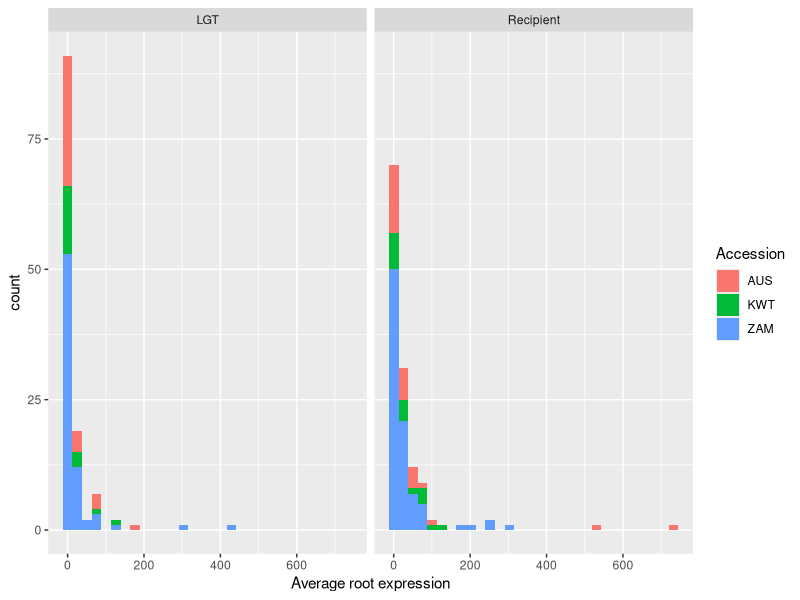
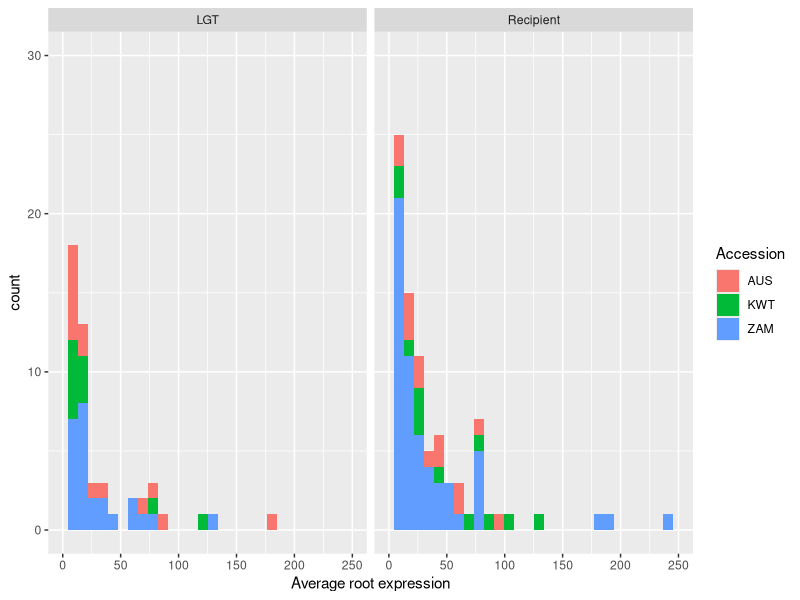
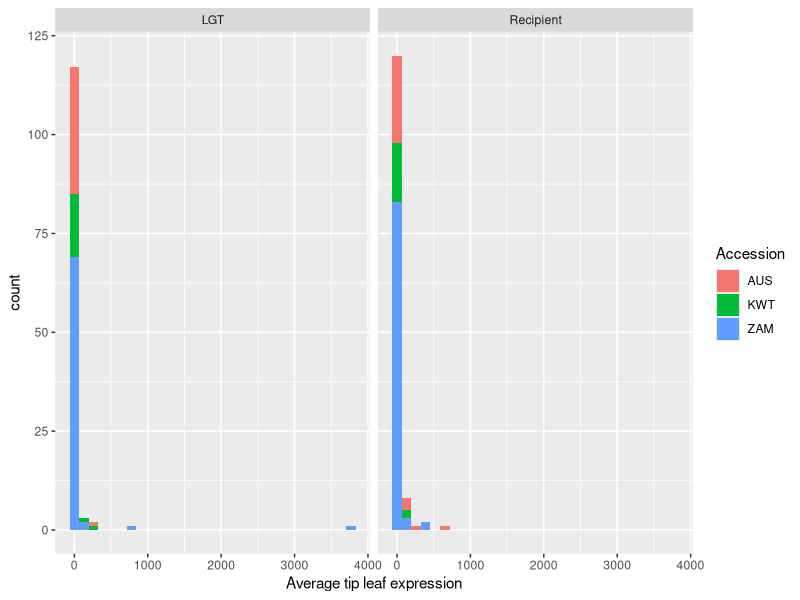
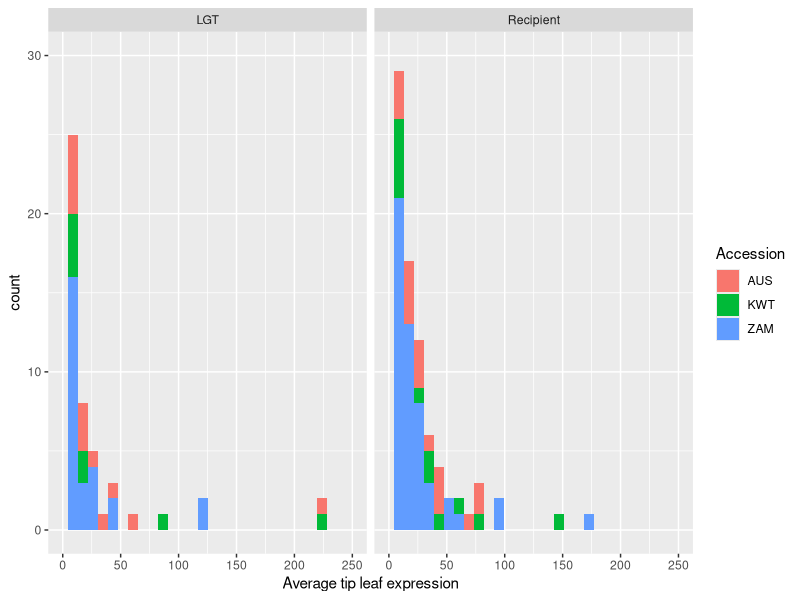
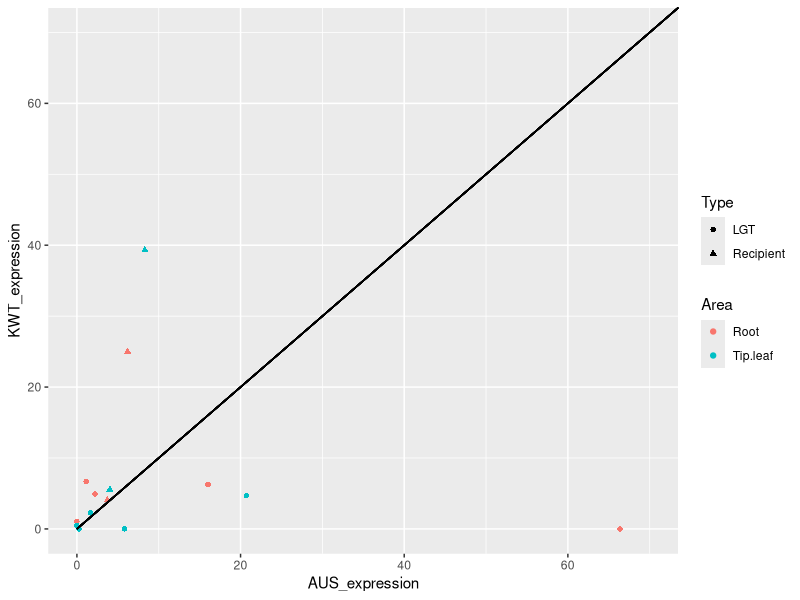
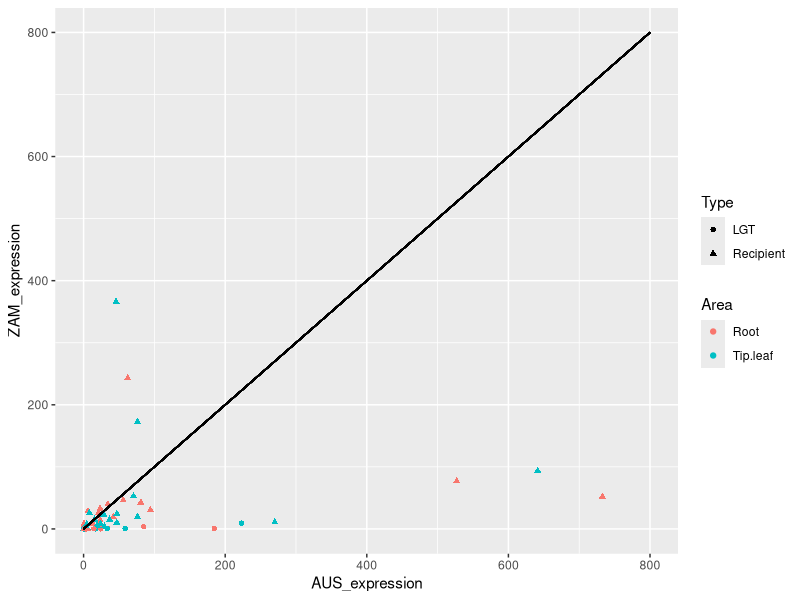
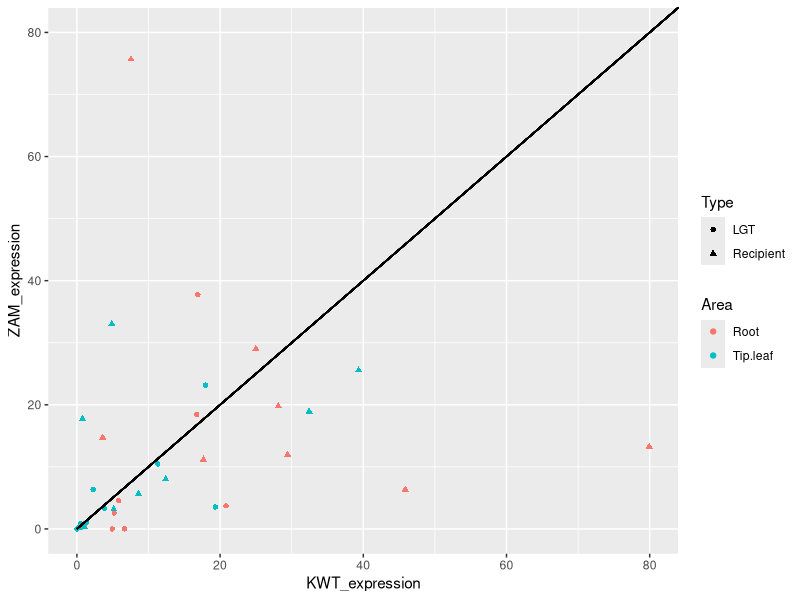
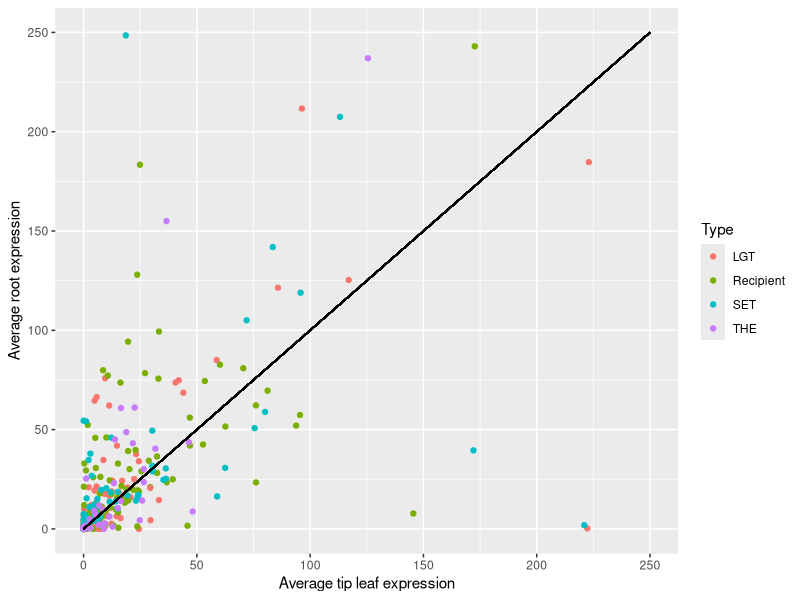

The R script that drew these images, in order: (Note: this script raises an error after producing the figures.)
#loadpackages
library(tidyverse)

#read in files
setwd("~/Desktop/Coding/R/Masters_Project/expression_data")

#Data preparation for comparing accession data together.  ----

orthogroup <- c(1:179) #Orthogroups already arranged in order, this lets me group each orthogroup. 

#AUS ---- 

#LGT
AUS_LGT <- read.csv("AUS_LGT.csv") 
AUS_LGT <- data.frame(AUS_LGT, orthogroup)
AUS_LGT$orthogroup <- as.character(AUS_LGT$orthogroup)
AUS_LGT$average.root <- as.numeric(AUS_LGT$average.root)
AUS_LGT$average.tip.leaf <- as.numeric(AUS_LGT$average.tip.leaf)
AUS_LGT$sd.root <- as.numeric(AUS_LGT$sd.root)
AUS_LGT$sd.tip.leaf <- as.numeric(AUS_LGT$sd.tip.leaf) 
AUS_LGT$se.root <- as.numeric(AUS_LGT$se.root)
AUS_LGT$se.tip.leaf <- as.numeric(AUS_LGT$se.tip.leaf)
AUS_LGT$average.overall <- as.numeric(AUS_LGT$average.overall)
AUS_LGT$type <- "LGT"
AUS_LGT$accession <- "AUS"

#Native 
AUS_native <- read.csv("AUS_native.csv")
AUS_native <- data.frame(AUS_native, orthogroup)
AUS_native$orthogroup <- as.character(AUS_native$orthogroup)
AUS_native$average.root <- as.numeric(AUS_native$average.root)
AUS_native$average.tip.leaf <- as.numeric(AUS_native$average.tip.leaf)
AUS_native$average.overall <- as.numeric(AUS_native$average.overall)
AUS_native$type <- "Recipient"
AUS_native$donor <- AUS_LGT$donor
AUS_native$sd.root <- as.numeric(AUS_native$sd.root)
AUS_native$sd.tip.leaf <- as.numeric(AUS_native$sd.tip.leaf) 
AUS_native$se.root <- as.numeric(AUS_native$se.root)
AUS_native$se.tip.leaf <- as.numeric(AUS_native$se.tip.leaf)
AUS_native$expression.AUS_root_A.txt <- as.numeric(AUS_native$expression.AUS_root_A.txt)
AUS_native$expression.AUS_root_B.txt <- as.numeric(AUS_native$expression.AUS_root_B.txt)
AUS_native$expression.AUS_root_C.txt <- as.numeric(AUS_native$expression.AUS_root_C.txt)
AUS_native$expression.AUS_tip_leaf_A.txt <- as.numeric(AUS_native$expression.AUS_tip_leaf_A.txt)
AUS_native$expression.AUS_tip_leaf_B.txt <- as.numeric(AUS_native$expression.AUS_tip_leaf_B.txt)
AUS_native$expression.AUS_tip_leaf_C.txt <- as.numeric(AUS_native$expression.AUS_tip_leaf_C.txt)
AUS_native$accession <- "AUS" 

AUS_SET_native <- read.csv("AUS_SET_native.csv")
AUS_SET_native <- data.frame(AUS_SET_native, orthogroup)
AUS_SET_native$orthogroup <- as.character(AUS_SET_native$orthogroup)
AUS_SET_native$average.root <- as.numeric(AUS_SET_native$average.root)
AUS_SET_native$average.tip.leaf <- as.numeric(AUS_SET_native$average.tip.leaf)
AUS_SET_native$average.overall <- as.numeric(AUS_SET_native$average.overall)
AUS_SET_native$type <- "Donor"
AUS_SET_native$donor <- AUS_LGT$donor
AUS_SET_native$sd.root <- as.numeric(AUS_SET_native$sd.root)
AUS_SET_native$sd.tip.leaf <- as.numeric(AUS_SET_native$sd.tip.leaf) 
AUS_SET_native$se.root <- as.numeric(AUS_SET_native$se.root)
AUS_SET_native$se.tip.leaf <- as.numeric(AUS_SET_native$se.tip.leaf)
glimpse(AUS_SET_native)

AUS_THE_native <- read.csv("AUS_THE_native.csv")
AUS_THE_native <- data.frame(AUS_THE_native, orthogroup)
AUS_THE_native$orthogroup <- as.character(AUS_THE_native$orthogroup)
AUS_THE_native$average.root <- as.numeric(AUS_THE_native$average.root)
AUS_THE_native$average.tip.leaf <- as.numeric(AUS_THE_native$average.tip.leaf)
AUS_THE_native$average.overall <- as.numeric(AUS_THE_native$average.overall)
AUS_THE_native$type <- "Donor"
AUS_THE_native$donor <- AUS_LGT$donor
AUS_THE_native$sd.root <- as.numeric(AUS_THE_native$sd.root)
AUS_THE_native$sd.tip.leaf <- as.numeric(AUS_THE_native$sd.tip.leaf) 
AUS_THE_native$se.root <- as.numeric(AUS_THE_native$se.root)
AUS_THE_native$se.tip.leaf <- as.numeric(AUS_THE_native$se.tip.leaf)

#ZAM ----

#LGT
ZAM_LGT <- read.csv("ZAM_LGT.csv") 
ZAM_LGT <- data.frame(ZAM_LGT, orthogroup)
ZAM_LGT$orthogroup <- as.character(ZAM_LGT$orthogroup)
ZAM_LGT$average.root <- as.numeric(ZAM_LGT$average.root)
ZAM_LGT$average.tip.leaf <- as.numeric(ZAM_LGT$average.tip.leaf)
ZAM_LGT$sd.root <- as.numeric(ZAM_LGT$sd.root)
ZAM_LGT$sd.tip.leaf <- as.numeric(ZAM_LGT$sd.tip.leaf) 
ZAM_LGT$se.root <- as.numeric(ZAM_LGT$se.root)
ZAM_LGT$se.tip.leaf <- as.numeric(ZAM_LGT$se.tip.leaf)
ZAM_LGT$average.overall <- as.numeric(ZAM_LGT$average.overall)
ZAM_LGT$type <- "LGT"
ZAM_LGT$accession <- "ZAM"

#Native
ZAM_native <- read.csv("ZAM_native.csv")
ZAM_native <- data.frame(ZAM_native, orthogroup)
ZAM_native$orthogroup <- as.character(ZAM_native$orthogroup)
ZAM_native$average.root <- as.numeric(ZAM_native$average.root)
ZAM_native$average.tip.leaf <- as.numeric(ZAM_native$average.tip.leaf)
ZAM_native$average.overall <- as.numeric(ZAM_native$average.overall)
ZAM_native$type <- "Recipient"
ZAM_native$donor <- ZAM_LGT$donor
ZAM_native$sd.root <- as.numeric(ZAM_native$sd.root)
ZAM_native$sd.tip.leaf <- as.numeric(ZAM_native$sd.tip.leaf) 
ZAM_native$se.root <- as.numeric(ZAM_native$se.root)
ZAM_native$se.tip.leaf <- as.numeric(ZAM_native$se.tip.leaf)
ZAM_native$expression.ZAM_root_1.txt <- as.numeric(ZAM_native$expression.ZAM_root_1.txt)
ZAM_native$expression.ZAM_root_2.txt <- as.numeric(ZAM_native$expression.ZAM_root_2.txt)
ZAM_native$expression.ZAM_root_3.txt <- as.numeric(ZAM_native$expression.ZAM_root_3.txt)
ZAM_native$expression.ZAM_tip_leaf_1.txt <- as.numeric(ZAM_native$expression.ZAM_tip_leaf_1.txt)
ZAM_native$expression.ZAM_tip_leaf_2.txt <- as.numeric(ZAM_native$expression.ZAM_tip_leaf_2.txt)
ZAM_native$expression.ZAM_tip_leaf_3.txt <- as.numeric(ZAM_native$expression.ZAM_tip_leaf_3.txt)
ZAM_native$accession <- "ZAM"


ZAM_SET_native <- read.csv("ZAM_SET_native.csv")
ZAM_SET_native <- data.frame(ZAM_SET_native, orthogroup)
ZAM_SET_native$orthogroup <- as.character(ZAM_SET_native$orthogroup)
ZAM_SET_native$average.root <- as.numeric(ZAM_SET_native$average.root)
ZAM_SET_native$average.tip.leaf <- as.numeric(ZAM_SET_native$average.tip.leaf)
ZAM_SET_native$average.overall <- as.numeric(ZAM_SET_native$average.overall)
ZAM_SET_native$type <- "Donor"
ZAM_SET_native$donor <- ZAM_LGT$donor
ZAM_SET_native$sd.root <- as.numeric(ZAM_SET_native$sd.root)
ZAM_SET_native$sd.tip.leaf <- as.numeric(ZAM_SET_native$sd.tip.leaf) 
ZAM_SET_native$se.root <- as.numeric(ZAM_SET_native$se.root)
ZAM_SET_native$se.tip.leaf <- as.numeric(ZAM_SET_native$se.tip.leaf)
glimpse(ZAM_SET_native)

ZAM_THE_native <- read.csv("ZAM_THE_native.csv")
ZAM_THE_native <- data.frame(ZAM_THE_native, orthogroup)
ZAM_THE_native$orthogroup <- as.character(ZAM_THE_native$orthogroup)
ZAM_THE_native$average.root <- as.numeric(ZAM_THE_native$average.root)
ZAM_THE_native$average.tip.leaf <- as.numeric(ZAM_THE_native$average.tip.leaf)
ZAM_THE_native$average.overall <- as.numeric(ZAM_THE_native$average.overall)
ZAM_THE_native$type <- "Donor"
ZAM_THE_native$donor <- ZAM_LGT$donor
ZAM_THE_native$sd.root <- as.numeric(ZAM_THE_native$sd.root)
ZAM_THE_native$sd.tip.leaf <- as.numeric(ZAM_THE_native$sd.tip.leaf) 
ZAM_THE_native$se.root <- as.numeric(ZAM_THE_native$se.root)
ZAM_THE_native$se.tip.leaf <- as.numeric(ZAM_THE_native$se.tip.leaf)


#KWT ----

#LGT
KWT_LGT <- read.csv("KWT_LGT.csv") 
KWT_LGT <- data.frame(KWT_LGT, orthogroup)
KWT_LGT$orthogroup <- as.character(KWT_LGT$orthogroup)
KWT_LGT$average.root <- as.numeric(KWT_LGT$average.root)
KWT_LGT$average.tip.leaf <- as.numeric(KWT_LGT$average.tip.leaf)
KWT_LGT$sd.root <- as.numeric(KWT_LGT$sd.root)
KWT_LGT$sd.tip.leaf <- as.numeric(KWT_LGT$sd.tip.leaf) 
KWT_LGT$se.root <- as.numeric(KWT_LGT$se.root)
KWT_LGT$se.tip.leaf <- as.numeric(KWT_LGT$se.tip.leaf)
KWT_LGT$average.overall <- as.numeric(KWT_LGT$average.overall)
KWT_LGT$type <- "LGT"
KWT_LGT$accession <- "KWT"

#Native 
KWT_native <- read.csv("KWT_native.csv")
KWT_native <- data.frame(KWT_native, orthogroup)
KWT_native$orthogroup <- as.character(KWT_native$orthogroup)
KWT_native$average.root <- as.numeric(KWT_native$average.root)
KWT_native$average.tip.leaf <- as.numeric(KWT_native$average.tip.leaf)
KWT_native$average.overall <- as.numeric(KWT_native$average.overall)
KWT_native$type <- "Recipient"
KWT_native$donor <- KWT_LGT$donor
KWT_native$sd.root <- as.numeric(KWT_native$sd.root)
KWT_native$sd.tip.leaf <- as.numeric(KWT_native$sd.tip.leaf) 
KWT_native$se.root <- as.numeric(KWT_native$se.root)
KWT_native$se.tip.leaf <- as.numeric(KWT_native$se.tip.leaf)
KWT_native$expression.KWT_root_A.txt <- as.numeric(KWT_native$expression.KWT_root_A.txt)
KWT_native$expression.KWT_root_B.txt <- as.numeric(KWT_native$expression.KWT_root_B.txt)
KWT_native$expression.KWT_root_C.txt <- as.numeric(KWT_native$expression.KWT_root_C.txt)
KWT_native$expression.KWT_tip_leaf_A.txt <- as.numeric(KWT_native$expression.KWT_tip_leaf_A.txt)
KWT_native$expression.KWT_tip_leaf_B.txt <- as.numeric(KWT_native$expression.KWT_tip_leaf_B.txt)
KWT_native$expression.KWT_tip_leaf_C.txt <- as.numeric(KWT_native$expression.KWT_tip_leaf_C.txt)
KWT_native$accession <- "KWT"

KWT_SET_native <- read.csv("KWT_SET_native.csv")
KWT_SET_native <- data.frame(KWT_SET_native, orthogroup)
KWT_SET_native$orthogroup <- as.character(KWT_SET_native$orthogroup)
KWT_SET_native$average.root <- as.numeric(KWT_SET_native$average.root)
KWT_SET_native$average.tip.leaf <- as.numeric(KWT_SET_native$average.tip.leaf)
KWT_SET_native$average.overall <- as.numeric(KWT_SET_native$average.overall)
KWT_SET_native$type <- "Donor"
KWT_SET_native$donor <- KWT_LGT$donor
KWT_SET_native$sd.root <- as.numeric(KWT_SET_native$sd.root)
KWT_SET_native$sd.tip.leaf <- as.numeric(KWT_SET_native$sd.tip.leaf) 
KWT_SET_native$se.root <- as.numeric(KWT_SET_native$se.root)
KWT_SET_native$se.tip.leaf <- as.numeric(KWT_SET_native$se.tip.leaf)
glimpse(KWT_SET_native)

KWT_THE_native <- read.csv("KWT_THE_native.csv")
KWT_THE_native <- data.frame(KWT_THE_native, orthogroup)
KWT_THE_native$orthogroup <- as.character(KWT_THE_native$orthogroup)
KWT_THE_native$average.root <- as.numeric(KWT_THE_native$average.root)
KWT_THE_native$average.tip.leaf <- as.numeric(KWT_THE_native$average.tip.leaf)
KWT_THE_native$average.overall <- as.numeric(KWT_THE_native$average.overall)
KWT_THE_native$type <- "Donor"
KWT_THE_native$donor <- KWT_LGT$donor
KWT_THE_native$sd.root <- as.numeric(KWT_THE_native$sd.root)
KWT_THE_native$sd.tip.leaf <- as.numeric(KWT_THE_native$sd.tip.leaf) 
KWT_THE_native$se.root <- as.numeric(KWT_THE_native$se.root)
KWT_THE_native$se.tip.leaf <- as.numeric(KWT_THE_native$se.tip.leaf)

#Donor native genes
SET_native <- read.csv("All_SET_native.csv")
SET_native <- data.frame(SET_native, orthogroup)
SET_native$orthogroup <- as.character(SET_native$orthogroup)
SET_native$type <- "SET"

THE_native <- read.csv("All_THE_native.csv")
THE_native <- data.frame(THE_native, orthogroup)
THE_native$orthogroup <- as.character(THE_native$orthogroup)
THE_native$type <- "THE"

#All accessions ----

All_accessions <- bind_rows(AUS_LGT, AUS_native, KWT_LGT, KWT_native, ZAM_LGT, ZAM_native)
All_accessions <- All_accessions %>% select(gene,orthogroup,type,accession,average.tip.leaf,average.root,donor)
All_accessions <- All_accessions %>% filter_at(vars(average.tip.leaf), all_vars(!is.na(.)))

All_accessions <- All_accessions %>% filter(donor == "Cenchrinae" | donor == "Andropogoneae")

All_accessions_LGT <- All_accessions %>% filter(type == "LGT")
All_accessions_recipient <- All_accessions %>% filter(type == "Recipient")

LGTortho <- anti_join(All_accessions_LGT, All_accessions_recipient, by = "orthogroup")
Recortho <- anti_join(All_accessions_recipient, All_accessions_LGT, by = "orthogroup")
Diffortho <- bind_rows(LGTortho, Recortho) # did this to check which orthogroups didn't match in LGT vs recipient 
Diffortho$orthogroup
#"170" "172" "39"  "50"  "163" "71"  "76"  "86"  "89"  "102" "106" "145" "148" "163" "170" "172" "174" "176" "177" "21"  "26"  "21"  "117" rows that aren't in both LGT/rec

All_accessions <- All_accessions %>% filter(orthogroup != "170")
All_accessions <- All_accessions %>% filter(orthogroup != "172") 
All_accessions <- All_accessions %>% filter(orthogroup != "39")
All_accessions <- All_accessions %>% filter(orthogroup != "50")
All_accessions <- All_accessions %>% filter(orthogroup != "163")
All_accessions <- All_accessions %>% filter(orthogroup != "71")
All_accessions <- All_accessions %>% filter(orthogroup != "76")
All_accessions <- All_accessions %>% filter(orthogroup != "86")
All_accessions <- All_accessions %>% filter(orthogroup != "89")
All_accessions <- All_accessions %>% filter(orthogroup != "102")
All_accessions <- All_accessions %>% filter(orthogroup != "106")
All_accessions <- All_accessions %>% filter(orthogroup != "145")
All_accessions <- All_accessions %>% filter(orthogroup != "148")
All_accessions <- All_accessions %>% filter(orthogroup != "163")
All_accessions <- All_accessions %>% filter(orthogroup != "174")
All_accessions <- All_accessions %>% filter(orthogroup != "176")
All_accessions <- All_accessions %>% filter(orthogroup != "177")
All_accessions <- All_accessions %>% filter(orthogroup != "21")
All_accessions <- All_accessions %>% filter(orthogroup != "26")
All_accessions <- All_accessions %>% filter(orthogroup != "117")

#All_accessions_LGT <- bind_rows(AUS_LGT, KWT_LGT, ZAM_LGT)
#All_accessions_native <- bind_rows(AUS_native, KWT_native, ZAM_native)

All_accessions_with_donor <- bind_rows(AUS_LGT, AUS_native, KWT_LGT, KWT_native, ZAM_LGT, ZAM_native, SET_native, THE_native)
All_accessions_with_donor <- All_accessions_with_donor %>% select(gene,orthogroup,type,accession,average.tip.leaf,average.root,donor)
All_accessions_with_donor <- All_accessions_with_donor %>% filter_at(vars(average.tip.leaf), all_vars(!is.na(.)))
All_accessions_with_donor <- All_accessions_with_donor %>% filter(donor == "Cenchrinae" | donor == "Andropogoneae") #not filtering 

#Donor not filtered as later plots don't require it 

All_accessions %>% count(average.root, type)

#stats ----
All_accessions_recipient <- All_accessions %>% filter(type == "Recipient")
All_accessions_LGT <- All_accessions %>% filter(type == "LGT")
kruskal.test(average.root ~ accession, data = All_accessions_recipient)
#Kruskal-Wallis chi-squared = 1.8117, df = 2, p-value = 0.4042
kruskal.test(average.tip.leaf ~ accession, data = All_accessions_recipient)
#Kruskal-Wallis chi-squared = 1.6856, df = 2, p-value = 0.4305
kruskal.test(average.root ~ accession, data = All_accessions_LGT)
#Kruskal-Wallis chi-squared = 1.7932, df = 2, p-value = 0.408
kruskal.test(average.tip.leaf ~ accession, data = All_accessions_LGT)
#Kruskal-Wallis chi-squared = 0.5298, df = 2, p-value = 0.7673


#histograms figure 1 results ----
setwd("~/Desktop/Coding/R/Masters_Project/") #set to the main folder of project
dir.create("./graphs") #make graphs folder... if it already exists it won't be duplicated 

dir.create("./graphs/results1") #create folder for figure 1 results
setwd("~/Desktop/Coding/R/Masters_Project/graphs/results1")

ggplot(All_accessions, aes(x = average.root, fill = accession)) + geom_histogram() + facet_wrap(~type) +
  xlab("Average root expression")  +labs(fill = "Accession")
ggsave("root_histogram_all.png", width = 1920, height = 1080, units = c("px"))

#Restricted to 250
ggplot(All_accessions, aes(x = average.root, fill = accession)) + geom_histogram() + xlim(0, 250)  + ylim(0, 30) + facet_wrap(~type) +
  xlab("Average root expression") +labs(fill = "Accession")
ggsave("root_histogram_all_250.png", width = 1920, height = 1080, units = c("px"))

#Leaf tip  

#All data
ggplot(All_accessions, aes(x = average.tip.leaf, fill = accession)) + geom_histogram()  + facet_wrap(~type) +
xlab("Average tip leaf expression")+labs(fill = "Accession")
ggsave("leaf_histogram_all.png", width = 1920, height = 1080, units = c("px"))

#Restricted to 250
ggplot(All_accessions, aes(x = average.tip.leaf, fill = accession)) + geom_histogram() + xlim(0, 250) + ylim(0, 30) + facet_wrap(~type)+
  xlab("Average tip leaf expression")+labs(fill = "Accession")
ggsave("leaf_histogram_all_250.png", width = 1920, height = 1080, units = c("px"))

#dot plots figure 2 results ----
dotplotleaf <- All_accessions %>% select(average.tip.leaf, orthogroup, type, accession)
dotplotleaf  <- rename(dotplotleaf, expression = average.tip.leaf)
dotplotleaf$area <- "Tip.leaf"

dotplotroot <- All_accessions %>% select(average.root, orthogroup, type, accession)
dotplotroot  <- rename(dotplotroot, expression = average.root)
dotplotroot$area <- "Root"

dotplot <-  bind_rows(dotplotleaf, dotplotroot)
 
dotplotZAM <- dotplot %>% filter(accession == "ZAM")
dotplotZAM <- rename(dotplotZAM, ZAM_expression = expression)
dotplotZAM <- dotplotZAM %>%  select(ZAM_expression, orthogroup, type, area)
glimpse(dotplotZAM)

dotplotKWT <- dotplot %>% filter(accession == "KWT")
dotplotKWT <- rename(dotplotKWT, KWT_expression = expression)
dotplotKWT <- dotplotKWT %>%  select(KWT_expression, orthogroup, type, area)
dotplotKWT

dotplotAUS <- dotplot %>% filter(accession == "AUS")
dotplotAUS <- rename(dotplotAUS, AUS_expression = expression)
dotplotAUS <- dotplotAUS %>%  select(AUS_expression, orthogroup, type, area)
dotplotAUS

dotplotAUSKWT <- merge(dotplotAUS, dotplotKWT)
dotplotAUSZAM <- merge(dotplotZAM, dotplotAUS)
dotplotKWTZAM <- merge(dotplotZAM, dotplotKWT)

dotplotAUSKWT$difference <- dotplotAUSKWT$AUS_expression-dotplotAUSKWT$KWT_expression
dotplotAUSZAM$difference <- dotplotAUSZAM$AUS_expression-dotplotAUSZAM$ZAM_expression
dotplotKWTZAM$difference <- dotplotKWTZAM$KWT_expression-dotplotKWTZAM$ZAM_expression

aggregate(dotplotAUSKWT$AUS_expression, na.rm=TRUE, by = list (dotplotAUSKWT$area, dotplotAUSKWT$type), FUN = IQR)
#AUS 14.9 root, 5.53 leaf - KWT 5.32 root, 2.26 tip leaf  | recep AUS 1.25 root, 2.14 leafy; KWT 10.4 root, 16.8 leaf
aggregate(dotplotAUSKWT$KWT_expression, na.rm=TRUE, by = list (dotplotAUSKWT$area, dotplotAUSKWT$type), FUN = IQR)
#see above
aggregate(dotplotAUSZAM$AUS_expression, na.rm=TRUE, by = list (dotplotAUSZAM$area, dotplotAUSZAM$type), FUN = IQR)
#AUS - 26 ROOT, 26 leaf - ZAM 0.7 root, 1 leaf | recep AUS 54.4 root, 38.6 leaf; ZAM root 38.7 leafy 20 
aggregate(dotplotAUSZAM$ZAM_expression, na.rm=TRUE, by = list (dotplotAUSZAM$area, dotplotAUSZAM$type), FUN = IQR)
#see above
aggregate(dotplotKWTZAM$KWT_expression, na.rm=TRUE, by = list (dotplotKWTZAM$area, dotplotKWTZAM$type), FUN = IQR)
#KWT - 11 root, 10 tip leaf, ZAM - 4.5 root, 5.5 tip leaf | KWT 21.88 root, 11.36 leaf; ZAM 8.6 root, 15.7 leaf
aggregate(dotplotKWTZAM$ZAM_expression, na.rm=TRUE, by = list (dotplotKWTZAM$area, dotplotKWTZAM$type), FUN = IQR)
#see above

#looking at IQR/sum [change as needed] for expression of orthologues with LGTs/recipient genes in multiple accessions
aggregate(All_accessions_with_donor$average.root, na.rm=TRUE, by = list (All_accessions_with_donor$accession, All_accessions_with_donor$type), FUN = IQR)
aggregate(All_accessions_with_donor$average.tip.leaf, na.rm=TRUE, by = list (All_accessions_with_donor$accession, All_accessions_with_donor$type), FUN = IQR)


#check expr between total orthologues for accessions

#graphs for figure 2 
setwd("~/Desktop/Coding/R/Masters_Project/") #set to the main folder of project
dir.create("./graphs/results2") #create folder for figure 2 results
setwd("~/Desktop/Coding/R/Masters_Project/graphs/results2")

ggplot(dotplotAUSKWT, aes(x = AUS_expression, y = KWT_expression, color = area, shape = type)) +
  geom_point() + geom_segment(x=0,y=0,xend=100,yend=100, colour = "black") +
  ylim(0,70) + xlim(0,70)+
  labs(color = "Area", shape = "Type")
ggsave("AUSxKWT.png", width = 1920, height = 1080, units = c("px"))

ggplot(dotplotAUSZAM, aes(x = AUS_expression, y = ZAM_expression, color = area, shape = type)) +
  geom_point() + geom_segment(x=0,y=0,xend=800,yend=800, colour = "black") +
  labs(color = "Area", shape = "Type") +
  ylim(0,800) + xlim(0,800)
ggsave("AUSxZAM.png", width = 1920, height = 1080, units = c("px"))

ggplot(dotplotKWTZAM, aes(x = KWT_expression, y = ZAM_expression, color = area, shape = type)) +
  geom_point() + geom_segment(x=0,y=0,xend=700,yend=700, colour = "black") +
  labs(color = "Area", shape = "Type") +
  ylim(0,80) + xlim(0,80)
ggsave("KWTxZAM.png", width = 1920, height = 1080, units = c("px"))

#root vs leaf figure 3 ---- 
setwd("~/Desktop/Coding/R/Masters_Project/") #set to the main folder of project
dir.create("./graphs/results3") #create folder for figure 2 results
setwd("~/Desktop/Coding/R/Masters_Project/graphs/results3")

ggplot(All_accessions_with_donor, aes( x = average.tip.leaf, y = average.root, colour = type)) + geom_point() +
  ylim(0,250) +xlim(0,250) + geom_segment(x=0,y=0,xend=250,yend=250, color= "black")+
  labs(color = "Type", shape = "Type") +
  xlab("Average tip leaf expression") + ylab("Average root expression")
ggsave("RootvsTipleaf.png", width = 1920, height = 1080, units = c("px"))

#stats
Root_wilcox <- All_accessions %>% select(orthogroup, type, average.root, donor)
Root_wilcox <- rename(Root_wilcox, expression = average.root)
Root_wilcox$area <- "root"

tip.leaf_wilcox <- All_accessions %>% select(orthogroup, type, average.tip.leaf, donor)
tip.leaf_wilcox <- rename(tip.leaf_wilcox, expression = average.tip.leaf)
tip.leaf_wilcox$area <- "tip.leaf"

wilcoxrootleaf <- bind_rows(Root_wilcox, tip.leaf_wilcox)
wilcoxrootleafLGT <- wilcoxrootleaf %>% filter(type == "LGT")
wilcoxrootleafRec <- wilcoxrootleaf %>% filter(type == "Recipient")


wilcox.test(expression ~ area, paired = TRUE, data = wilcoxrootleafLGT)
#Wilcoxon signed rank test with continuity correction V = 3592, p-value = 0.002653
wilcoxrootleafLGT_THE <- wilcoxrootleafLGT %>% filter(donor == "Andropogoneae")
wilcox.test(expression ~area, paired = TRUE, data = wilcoxrootleafLGT_THE)
#V = 365, p-value = 0.6207

wilcoxrootleafLGT_SET <- wilcoxrootleafLGT %>% filter(donor == "Cenchrinae")
wilcox.test(expression ~area, paired = TRUE, data = wilcoxrootleafLGT_SET)
#V = 1677, p-value = 0.0007863

#LGT correlations

cor.test(All_accessions_LGT$average.tip.leaf, All_accessions_LGT$average.root, method = "spearman")
#S = 71035, p-value < 2.2e-16  rho 0.7764453, R2 0.6028673  LGT root TIP LEAF

#Recipient correlations 
cor.test(All_accessions_recipient$average.tip.leaf, All_accessions_recipient$average.root, method = "spearman")
#S = 103305, p-value < 2.2e-16 rho 0.7304889, R2 0.533614,Recipient root tip leaf 

wilcox.test(expression ~ area, paired = TRUE, data = wilcoxrootleafRec)
#Wilcoxon signed rank test with continuity correction  V = 4969, p-value = 0.01108


#Setaria correlations####### this was redone later on as some orthogroups only had one of either LGT or donor data 
#SET_spear <-  SET_native %>% filter(donor == "Cenchrinae") #did this test because while we got orthogroup 1-179 on SET, not all these orthogroups were found as LGTs
#cor.test(SET_spear$average.tip.leaf, SET_spear$average.root, method = "spearman")

#S = 19205, p-value = 3.812e-12, rho 0.7037303, R2 - 0.4952363  SET root/leaf correlation
#LGT SET correlations
#cor.test(SET_LGT$average.tip.leaf, SET_LGT$average.root, rm.na=TRUE, method = "spearman")
#S = 30950, p-value < 2.2e-16  rho 0.7900816 , R2 -  0.6242289 SET LGT root/leaf correlation

#Themedia correlations #### THESE TESTS WERE REDONE WITH MORE STRINGENT FILTERS

#THE_spear <-  THE_native %>% filter(donor == "Andropogoneae")
#cor.test(THE_spear$average.tip.leaf, THE_spear$average.root, method = "spearman")
#S = 2528.5, p-value = 5.186e-11, rho 0.8090849, r2 0.6546184 THE root/leaf correlation

#cor.test(THE_LGT$average.tip.leaf, THE_LGT$average.root, rm.na=TRUE, method = "spearman")
#S = 4142.4, p-value = 5.577e-10 rho = 0.7605019, r2 = 0.5783631 THE root/leaf correlation

############################ THESE CORRELATIONTESTS WERE REDONE LATER ON 
#SET wilcox root vs leaves 
SET_wilcox <- All_accessions_with_donor %>% filter(type == "SET")

SET_wilcox_root <- SET_wilcox %>% select(orthogroup, type, average.root)
SET_wilcox_root <- rename(SET_wilcox_root, expression = average.root)
SET_wilcox_root$area <- "root"

SET_wilcox_tip.leaf <- SET_wilcox %>% select(orthogroup, type, average.tip.leaf)
SET_wilcox_tip.leaf <- rename(SET_wilcox_tip.leaf, expression = average.tip.leaf)
SET_wilcox_tip.leaf$area <- "tip.leaf"

SET_wilcox_tiproot <- bind_rows(SET_wilcox_root, SET_wilcox_tip.leaf)
glimpse(SET_wilcox)

wilcox.test(expression ~ area, paired = TRUE, data = SET_wilcox_tiproot)
#V = 1523, p-value = 0.05965 alternative hypothesis: true location shift is not equal to 0


#THE values for table 1 of results (table 2 overall), wilcox and correlations
#Themeda wilcox root vs leaves 

THE_wilcox <- All_accessions_with_donor %>% filter(type == "THE")

THE_wilcox_root <- THE_wilcox %>% select(orthogroup, type, average.root)
THE_wilcox_root <- rename(THE_wilcox_root, expression = average.root)
THE_wilcox_root$area <- "root"

THE_wilcox_tip.leaf <- THE_wilcox %>% select(orthogroup, type, average.tip.leaf)
THE_wilcox_tip.leaf <- rename(THE_wilcox_tip.leaf, expression = average.tip.leaf)
THE_wilcox_tip.leaf$area <- "tip.leaf"

THE_wilcox <- bind_rows(THE_wilcox_root, THE_wilcox_tip.leaf)
glimpse(THE_wilcox)

wilcox.test(expression ~ area, paired = TRUE, data = THE_wilcox)
#V = 488, p-value = 0.4601 alternative hypothesis: true location shift is not equal to 0

#sums of expression
aggregate(THE_wilcox$average.root, na.rm=TRUE, by = list (THE = THE_wilcox$type), FUN = IQR)
aggregate(THE_wilcox$average.tip.leaf, na.rm=TRUE, by = list (THE = THE_wilcox$type), FUN = IQR)
#THE
#Root 33.75475
#tip.leaf 21.04

#LGTs derived from Andropog/THE
#Root 9.907833 
#tip leaf 11.3585 

aggregate(SET_wilcox$average.root, na.rm=TRUE, by = list (SET = SET_wilcox$type), FUN = IQR)
aggregate(SET_wilcox$average.tip.leaf, na.rm=TRUE, by = list (SET = SET_wilcox$type), FUN = IQR)
#SET
#Root 26.62000
#Tip.leaf 23.27111

#LGTs derived from Cenchrinae/SET 
#Root 12.09292
#Tip.leaf 8.005833


aggregate(All_accessions$average.tip.leaf, na.rm=TRUE, by = list (type = All_accessions$type), FUN = IQR)
#LGT 10.45117 
#Recipient 21.55897

aggregate(All_accessions$average.root, na.rm=TRUE, by = list (All_accessions$type), FUN = IQR)          
#LGT 16.14973
#Recipient 31.26583 

#Alloteropsis LGT vs Recipient wilcox comparisons
#filtering all groups which does not have both LGT / recipient
#note I make a new dataframe, I want to keep the All_accessions_with_donor unfiltered so I can look at individual genes later on 
Allo_wilcox <- All_accessions_with_donor %>% filter(type == "LGT" | type == "Recipient")
Allo_wilcox <- Allo_wilcox %>% filter(orthogroup != "102")
Allo_wilcox <- Allo_wilcox %>% filter(orthogroup != "106")
Allo_wilcox <- Allo_wilcox %>% filter(orthogroup != "117")
Allo_wilcox <- Allo_wilcox %>% filter(orthogroup != "145")
Allo_wilcox <- Allo_wilcox %>% filter(orthogroup != "148")
Allo_wilcox <- Allo_wilcox %>% filter(orthogroup != "174")
Allo_wilcox <- Allo_wilcox %>% filter(orthogroup != "176")
Allo_wilcox <- Allo_wilcox %>% filter(orthogroup != "177")
Allo_wilcox <- Allo_wilcox %>% filter(orthogroup != "26")
Allo_wilcox <- Allo_wilcox %>% filter(orthogroup != "39")
Allo_wilcox <- Allo_wilcox %>% filter(orthogroup != "50")
Allo_wilcox <- Allo_wilcox %>% filter(orthogroup != "71")
Allo_wilcox <- Allo_wilcox %>% filter(orthogroup != "76")
Allo_wilcox <- Allo_wilcox %>% filter(orthogroup != "170")
Allo_wilcox <- Allo_wilcox %>% filter(orthogroup != "86")
Allo_wilcox <- Allo_wilcox %>% filter(orthogroup != "89")
Allo_wilcox <- Allo_wilcox %>% filter(orthogroup != "172")
Allo_wilcox <- Allo_wilcox %>% filter(orthogroup != "21")
Allo_wilcox <- Allo_wilcox %>% filter(gene != "LGT-AUS1-05848")
Allo_wilcox <- Allo_wilcox %>% filter(gene != "ZAM150510-37704")
Allo_wilcox <- Allo_wilcox %>% filter(gene != "ZAM150510-06903")
Allo_wilcox <- Allo_wilcox %>% filter(gene != "ZAM150510-06901")
Allo_wilcox <- Allo_wilcox %>% filter(gene != "ZAM150510-19399,ZAM150510-19400,ZAM150510-53954")
Allo_wilcox <- Allo_wilcox %>% filter(gene != "ZAM150510-17759,ZAM150510-48086")
Allo_wilcox <- Allo_wilcox %>% filter(gene != "LGT-ZAM150510-43471")
Allo_wilcox <- Allo_wilcox %>% filter(gene != "LGT-ZAM150510-04117")
Allo_wilcox <- Allo_wilcox %>% filter(gene != "LGT-AUS1-01510")
Allo_wilcox <- Allo_wilcox %>% filter(gene != "LGT-KWT3-15761")
Allo_wilcox <- Allo_wilcox %>% filter(gene != "LGT-ZAM150510-04720")
Allo_wilcox <- Allo_wilcox %>% filter(gene != "LGT-AUS1-31856")
Allo_wilcox <- Allo_wilcox %>% filter(gene != "LGT-AUS1-21433")
Allo_wilcox <- Allo_wilcox %>% filter(gene != "AUS1-05378-RA")
Allo_wilcox <- Allo_wilcox %>% filter(gene != "ZAM150510-39780")
Allo_wilcox <- Allo_wilcox %>% filter(gene != "ZAM150510-40072")
Allo_wilcox <- Allo_wilcox %>% filter(gene != "ZAM150510-64572,ZAM150510-65292,ZAM150510-34507")
Allo_wilcox <- Allo_wilcox %>% filter(gene != "ZAM150510-20465")
Allo_wilcox <- Allo_wilcox %>% filter(gene != "ZAM150510-14549")
Allo_wilcox <- Allo_wilcox %>% filter(gene != "LGT-AUS1-25218RA")
Allo_wilcox <- Allo_wilcox %>% filter(gene != "ZAM150510-39086,ZAM150510-56345,ZAM150510-28242")
Allo_wilcox <- Allo_wilcox %>% filter(gene != "ZAM150510-46668,ZAM150510-17757,ZAM150510-66244")
Allo_wilcox <- Allo_wilcox %>% filter(gene != "LGT-ZAM150510-35725,LGT-ZAM150510-40314,LGT-ZAM15")
Allo_wilcox <- Allo_wilcox %>% filter(gene != "AUS1-18925RA,AUS1-18923RA")
Allo_wilcox <- Allo_wilcox %>% filter(gene != "LGT-ZAM150510-45408,LGT-ZAM150510-45409,LGT-ZAM1")
Allo_wilcox <- Allo_wilcox %>% filter(gene != "ZAM150510-59536,ZAM150510-39163,ZAM150510-13935,ZAM150510-42411")
Allo_wilcox <- Allo_wilcox %>% filter(gene != "LGT-AUS1-07291-RA,LGT-AUS1-39450RA")

#filter so data only includes accessions/orthogroup combos which have both recipient and donor genes  
 
aggregate(Allo_wilcox$average.tip.leaf, na.rm=TRUE, by = list (type = Allo_wilcox$type), FUN = IQR)
aggregate(Allo_wilcox$average.root, na.rm=TRUE, by = list (type = Allo_wilcox$type), FUN = IQR)

#note 
#Allo_wilcox_root <- Allo_wilcox %>% select(average.root, orthogroup, type)
#Allo_wilcox_tip.leaf <- Allo_wilcox %>% select(average.tip.leaf, orthogroup, type)
 

 #lgt v recepients
 
wilcox.test(average.root ~ type, paired = TRUE, data = Allo_wilcox_root)
#signed rank test  V = 2097, p-value = 0.001294

#wilcox.test(expression ~ type, data = Root_wilcox)
#not using un paired W = 5372, p-value = 1.971e-06 left in as reference 

wilcox.test(average.tip.leaf ~ type, paired = TRUE, data = Allo_wilcox_tip.leaf)
#V = 2030, p-value = 0.0006516

#not using as unpaired... description in SET section, left in as reference
#wilcox.test(expression ~ type, data = tip.leaf_wilcox)
#W = 5566.5, p-value = 9.429e-06

 
#testing recipient vs donors
rec_vs_donor <- All_accessions_with_donor %>% filter(type != "LGT")
rec_vs_donor_r <- rec_vs_donor %>% filter(type == "Recipient")
rec_vs_donor_s <- rec_vs_donor %>% filter(type == "SET")
rec_vs_donor_t <- rec_vs_donor %>% filter(type == "THE")
rec_vs_donor_s$type <-  "Donor"
rec_vs_donor_t$type <- "Donor"
rec_vs_donor_d <- bind_rows(rec_vs_donor_s, rec_vs_donor_t)

rec_vs_donor_filter <- bind_rows(rec_vs_donor_d, rec_vs_donor_r)
rec_vs_donor_filter %>% count(orthogroup)
rec_vs_donor_filter <- rec_vs_donor_filter %>% filter(orthogroup != "102")
rec_vs_donor_filter <- rec_vs_donor_filter %>% filter(orthogroup != "89")
rec_vs_donor_filter <- rec_vs_donor_filter %>% filter(orthogroup != "86")
rec_vs_donor_filter <- rec_vs_donor_filter %>% filter(orthogroup != "76")
rec_vs_donor_filter <- rec_vs_donor_filter %>% filter(orthogroup != "106")
rec_vs_donor_filter <- rec_vs_donor_filter %>% filter(orthogroup != "122")
rec_vs_donor_filter <- rec_vs_donor_filter %>% filter(orthogroup != "137")
rec_vs_donor_filter <- rec_vs_donor_filter %>% filter(orthogroup != "138")
rec_vs_donor_filter <- rec_vs_donor_filter %>% filter(orthogroup != "140")
rec_vs_donor_filter <- rec_vs_donor_filter %>% filter(orthogroup != "141")
rec_vs_donor_filter <- rec_vs_donor_filter %>% filter(orthogroup != "142")
rec_vs_donor_filter <- rec_vs_donor_filter %>% filter(orthogroup != "145")
rec_vs_donor_filter <- rec_vs_donor_filter %>% filter(orthogroup != "148")
rec_vs_donor_filter <- rec_vs_donor_filter %>% filter(orthogroup != "151")
rec_vs_donor_filter <- rec_vs_donor_filter %>% filter(orthogroup != "170")
rec_vs_donor_filter <- rec_vs_donor_filter %>% filter(orthogroup != "172")
rec_vs_donor_filter <- rec_vs_donor_filter %>% filter(orthogroup != "174")
rec_vs_donor_filter <- rec_vs_donor_filter %>% filter(orthogroup != "175")
rec_vs_donor_filter <- rec_vs_donor_filter %>% filter(orthogroup != "176")
rec_vs_donor_filter <- rec_vs_donor_filter %>% filter(orthogroup != "177")
rec_vs_donor_filter <- rec_vs_donor_filter %>% filter(orthogroup != "27")
rec_vs_donor_filter <- rec_vs_donor_filter %>% filter(orthogroup != "29")
rec_vs_donor_filter <- rec_vs_donor_filter %>% filter(orthogroup != "30")
rec_vs_donor_filter <- rec_vs_donor_filter %>% filter(orthogroup != "39")
rec_vs_donor_filter <- rec_vs_donor_filter %>% filter(orthogroup != "61")
rec_vs_donor_filter <- rec_vs_donor_filter %>% filter(orthogroup != "71")
rec_vs_donor_filter <- rec_vs_donor_filter %>% filter(orthogroup != "76")
rec_vs_donor_filter <- rec_vs_donor_filter %>% filter(orthogroup != "86")
rec_vs_donor_filter <- rec_vs_donor_filter %>% filter(orthogroup != "89")
glimpse(rec_vs_donor_filter)
#Recipient vs donors
rec_vs_donor_filter_r <- rec_vs_donor_filter %>% filter(type == "Recipient")
rec_vs_donor_filter_r <- rename(rec_vs_donor_filter_r, recipient.root = average.root)
rec_vs_donor_filter_r <- rename(rec_vs_donor_filter_r, recipient.tip.leaf = average.tip.leaf)
rec_vs_donor_filter_r <- rec_vs_donor_filter_r %>% select(recipient.root, recipient.tip.leaf, orthogroup, donor)
rec_vs_donor_filter_d <- rec_vs_donor_filter %>% filter(type == "Donor")
rec_vs_donor_filter_d <- rename(rec_vs_donor_filter_d, donor.root = average.root)
rec_vs_donor_filter_d <- rename(rec_vs_donor_filter_d, donor.tip.leaf = average.tip.leaf)
rec_vs_donor_filter_d <- rec_vs_donor_filter_d %>% select(donor.root, donor.tip.leaf, orthogroup, donor)

rec_vs_donor_filter_dr <- merge(rec_vs_donor_filter_d, rec_vs_donor_filter_r)
#tested these because shows LGTs are uniquely downregulated in relation to native genes
wilcox.test(rec_vs_donor_filter_dr$recipient.root, rec_vs_donor_filter_dr$donor.root, paired = TRUE)
#V = 3820, p = 0.9869 wilcox signed rank 
wilcox.test(rec_vs_donor_filter_dr$recipient.tip.leaf, rec_vs_donor_filter_dr$donor.tip.leaf, paired = TRUE)
#V = 3524, p-value = 0.6676

THE_wilcox <- All_accessions_with_donor %>% filter(donor == "Andropogoneae")
THE_wilcox <- THE_wilcox %>% filter(type == "LGT" | type == "THE")
THE_wilcox_root <- THE_wilcox %>% select(average.root, orthogroup, type) 
THE_wilcox_tip.leaf <- THE_wilcox %>% select(average.tip.leaf, orthogroup, type) 

 
THE_wilcox_root <- THE_wilcox_root %>% filter(orthogroup != "106")
THE_wilcox_root <- THE_wilcox_root %>% filter(orthogroup != "117")
THE_wilcox_root <- THE_wilcox_root %>% filter(orthogroup != "145")
THE_wilcox_root <- THE_wilcox_root %>% filter(orthogroup != "172")
THE_wilcox_root <- THE_wilcox_root %>% filter(orthogroup != "176")
THE_wilcox_root <- THE_wilcox_root %>% filter(orthogroup != "177")
THE_wilcox_root <- THE_wilcox_root %>% filter(orthogroup != "26")
THE_wilcox_root <- THE_wilcox_root %>% filter(orthogroup != "27")
THE_wilcox_root <- THE_wilcox_root %>% filter(orthogroup != "29")
THE_wilcox_root <- THE_wilcox_root %>% filter(orthogroup != "30")

THE_wilcox_tip.leaf <- THE_wilcox_tip.leaf %>% filter(orthogroup != "106")
THE_wilcox_tip.leaf <- THE_wilcox_tip.leaf %>% filter(orthogroup != "117")
THE_wilcox_tip.leaf <- THE_wilcox_tip.leaf %>% filter(orthogroup != "145")
THE_wilcox_tip.leaf <- THE_wilcox_tip.leaf %>% filter(orthogroup != "172")
THE_wilcox_tip.leaf <- THE_wilcox_tip.leaf %>% filter(orthogroup != "176")
THE_wilcox_tip.leaf <- THE_wilcox_tip.leaf %>% filter(orthogroup != "177")
THE_wilcox_tip.leaf <- THE_wilcox_tip.leaf %>% filter(orthogroup != "26")
THE_wilcox_tip.leaf <- THE_wilcox_tip.leaf %>% filter(orthogroup != "27")
THE_wilcox_tip.leaf <- THE_wilcox_tip.leaf %>% filter(orthogroup != "29")
THE_wilcox_tip.leaf <- THE_wilcox_tip.leaf %>% filter(orthogroup != "30")


#removing orthogroups which don't have both LGT and donor (THE) orthologue data

#preparing root data to be paired... twr = THE wilcox root 
LGTtwr <- THE_wilcox_root %>% filter(type == "LGT")
LGTtwr <- rename(LGTtwr, LGT.root = average.root)
LGTtwr <- LGTtwr %>% select(LGT.root, orthogroup)
DONtwr <- THE_wilcox_root %>% filter(type == "THE")
DONtwr <- rename(DONtwr, THE.root = average.root)
DONtwr <- DONtwr %>% select(THE.root, orthogroup)

mergetwr <- merge(LGTtwr, DONtwr)
LGTtwr <- mergetwr %>% select(LGT.root, orthogroup)
LGTtwr$type <-  "LGT"
LGTtwr  <- rename(LGTtwr, average.root = LGT.root)

DONtwr <- mergetwr %>% select(THE.root, orthogroup)
DONtwr$type <- "THE"
DONtwr <- rename(DONtwr, average.root = THE.root)

mergetwr <- bind_rows(LGTtwr, DONtwr)
 

#preparing tip.leaf data to be paired.. twl = THE wilcox tip.leaf

LGTtwl <- THE_wilcox_tip.leaf %>% filter(type == "LGT")
LGTtwl  <- rename(LGTtwl, LGT.tip.leaf = average.tip.leaf)
LGTtwl <- LGTtwl %>% select(LGT.tip.leaf, orthogroup)
DONtwl <- THE_wilcox_tip.leaf %>% filter(type == "THE")
DONtwl <- rename(DONtwl, THE.tip.leaf = average.tip.leaf)
DONtwl <- DONtwl %>% select(THE.tip.leaf, orthogroup)

mergetwl <- merge(LGTtwl, DONtwl)
LGTtwl <- mergetwl %>% select(LGT.tip.leaf, orthogroup)
LGTtwl$type <-  "LGT"
LGTtwl  <- rename(LGTtwl, average.tip.leaf = LGT.tip.leaf)

DONtwl <- mergetwl %>% select(THE.tip.leaf, orthogroup)
DONtwl$type <- "THE"
DONtwl <- rename(DONtwl, average.tip.leaf = THE.tip.leaf)

mergetwl <- bind_rows(LGTtwl, DONtwl)


wilcox.test(average.root ~ type, paired = TRUE, data = mergetwr)
#wilcoxon signed rank V = 125, p-value = 0.0003807

#wilcox.test(average.root ~ type, data = THE_wilcox_root)
#W = 482, p-value = 0.0319 non paired test, not using (see SET section for description)



wilcox.test(average.tip.leaf ~ type, paired = TRUE, data = mergetwl)
#wilcox signed rank V = 159, p-value = 0.003772 
#wilcox.test(average.tip.leaf ~type, data = THE_wilcox_tip.leaf
#W = 457, p-value = 0.01599 non-paired, left in as reference (see SET section for description)

#correlations and differences between orthogroups which contain both THE/LGT data
 
corTHEr_LGT <- THE_wilcox_root %>% filter(type == "LGT")
corTHEtl_LGT <- THE_wilcox_tip.leaf %>% filter(type == "LGT")
cor_THE_LGT <- corTHEr_LGT
cor_THE_LGT$average.tip.leaf <- corTHEtl_LGT$average.tip.leaf

cor.test(cor_THE_LGT$average.tip.leaf, cor_THE_LGT$average.root, rm.na=TRUE, method = "spearman")
#S = 2607.7, p-value = 1.769e-08, rho - 0.755378, r2 = 0.57

 

corTHEr_THE <- THE_wilcox_root %>% filter(type == "THE")
corTHEtl_THE <- THE_wilcox_tip.leaf %>% filter(type == "THE")
cor_THE_THE <- corTHEr_THE
cor_THE_THE$average.tip.leaf <- corTHEtl_THE$average.tip.leaf

cor.test(cor_THE_THE$average.tip.leaf, cor_THE_THE$average.root, rm.na=TRUE, method = "spearman")
#S = 1278.4, p-value = 9.727e-09, rho = 0.8046804, r2 = 0.65  

 

 #LGT vs SET 


SET_wilcox <- All_accessions_with_donor %>% filter(donor == "Cenchrinae")
SET_wilcox <- SET_wilcox %>% filter(type == "LGT" | type == "SET")
SET_wilcox_root <- SET_wilcox %>% select(average.root, orthogroup, type) 
SET_wilcox_tip.leaf <- SET_wilcox %>% select(average.tip.leaf, orthogroup, type) 

SET_wilcox_root <-SET_wilcox_root %>% filter(orthogroup != "122")
SET_wilcox_root <-SET_wilcox_root %>% filter(orthogroup != "140")
SET_wilcox_root <-SET_wilcox_root %>% filter(orthogroup != "141")
SET_wilcox_root <-SET_wilcox_root %>% filter(orthogroup != "142")
SET_wilcox_root <-SET_wilcox_root %>% filter(orthogroup != "151")
SET_wilcox_root <-SET_wilcox_root %>% filter(orthogroup != "21")
SET_wilcox_root <-SET_wilcox_root %>% filter(orthogroup != "50")
SET_wilcox_root <-SET_wilcox_root %>% filter(orthogroup != "61") 
SET_wilcox_root <-SET_wilcox_root %>% filter(orthogroup != "137")
SET_wilcox_root <-SET_wilcox_root %>% filter(orthogroup != "138")
SET_wilcox_root <-SET_wilcox_root %>% filter(orthogroup != "175")

SET_wilcox_tip.leaf <-SET_wilcox_tip.leaf %>% filter(orthogroup != "122")
SET_wilcox_tip.leaf <-SET_wilcox_tip.leaf %>% filter(orthogroup != "140")
SET_wilcox_tip.leaf <-SET_wilcox_tip.leaf %>% filter(orthogroup != "141")
SET_wilcox_tip.leaf <-SET_wilcox_tip.leaf %>% filter(orthogroup != "142")
SET_wilcox_tip.leaf <-SET_wilcox_tip.leaf %>% filter(orthogroup != "151")
SET_wilcox_tip.leaf <-SET_wilcox_tip.leaf %>% filter(orthogroup != "21")
SET_wilcox_tip.leaf <-SET_wilcox_tip.leaf %>% filter(orthogroup != "50")
SET_wilcox_tip.leaf <-SET_wilcox_tip.leaf %>% filter(orthogroup != "61") 
SET_wilcox_tip.leaf <-SET_wilcox_tip.leaf %>% filter(orthogroup != "137")
SET_wilcox_tip.leaf <-SET_wilcox_tip.leaf %>% filter(orthogroup != "138")
SET_wilcox_tip.leaf <-SET_wilcox_tip.leaf %>% filter(orthogroup != "175")

#removing orthogroups which don't have LGT and donor (SET) orthologue data

#preparing root data to be paired... swr = SET wilcox root 
LGTswr <- SET_wilcox_root %>% filter(type == "LGT")
LGTswr  <- rename(LGTswr, LGT.root = average.root)
LGTswr <- LGTswr %>% select(LGT.root, orthogroup)
DONswr <- SET_wilcox_root %>% filter(type == "SET")
DONswr <- rename(DONswr, SET.root = average.root)
DONswr <- DONswr %>% select(SET.root, orthogroup)

mergeSWR <- merge(LGTswr, DONswr)
LGTswr <- mergeSWR %>% select(LGT.root, orthogroup)
LGTswr$type <-  "LGT"
LGTswr  <- rename(LGTswr, average.root = LGT.root)

DONswr <- mergeSWR %>% select(SET.root, orthogroup)
DONswr$type <- "SET"
DONswr <- rename(DONswr, average.root = SET.root)

#preparing tip.leaf data to be paired.. swl = SET wilcox tip.leaf

LGTswl <- SET_wilcox_tip.leaf %>% filter(type == "LGT")
LGTswl  <- rename(LGTswl, LGT.tip.leaf = average.tip.leaf)
LGTswl <- LGTswl %>% select(LGT.tip.leaf, orthogroup)
DONswl <- SET_wilcox_tip.leaf %>% filter(type == "SET")
DONswl <- rename(DONswl, SET.tip.leaf = average.tip.leaf)
DONswl <- DONswl %>% select(SET.tip.leaf, orthogroup)

mergeswl <- merge(LGTswl, DONswl)
LGTswl <- mergeswl %>% select(LGT.tip.leaf, orthogroup)
LGTswl$type <-  "LGT"
LGTswl  <- rename(LGTswl, average.tip.leaf = LGT.tip.leaf)

DONswl <- mergeswl %>% select(SET.tip.leaf, orthogroup)
DONswl$type <- "SET"
DONswl <- rename(DONswl, average.tip.leaf = SET.tip.leaf)

mergeswl <- bind_rows(LGTswl, DONswl)

#maybe code isn't efficiently wrote, but I originally did this test without pairing the data because there were multiple LGT from different accessions meaning LGT/SET had a different number of genes
#I realised today (25/05/22) that despite this I still paired distance data somehow
#...so I looked into it and replicated the method here, the code separates SET_wilcox values into LGT or SET, reassigns expression names and merges data
#the merged data has an equal number of LGT and SET rows (replicating SET to match LGT count makes sense as its responsible for donating to multiple accessions)... did alternatively think of averaging accession data but thought this method was better
#after breaking the merged data up again and renaming expression values to the same name, I bound the rows so i could sort by root.expression/tip.leaf expression against type (LGT or SET)
#and now pairing works!

wilcox.test(average.root ~ type, paired = TRUE, data = mergeSWR)
#Wilcoxon signed rank-test V = 1046, p-value = 0.001566 

#wilcox.test(average.root ~ type, data = SET_wilcox_root)
#Wilcoxon rank-sum test W = 2024, p-value = 7.218e-05 - not using this test in my results but left it for reference 

wilcox.test(average.tip.leaf ~ type, paired = TRUE, data = mergeswl)
#Wilcoxon signed-rank test V = 1185, p-value = 0.01706

#wilcox.test(average.tip.leaf ~ type, data = SET_wilcox_tip.leaf)
#W = 2237.5, p-value = 0.001176 - not using test in results, thought I'd leave it for reference 

#Recipient vs THE, these stats are not used in writeup. 
RecTHE_root <- bind_rows(THE_wilcox_root, Root_wilcox_Recipient)
Rec_THE_tip.leaf <- bind_rows(THE_wilcox_tip.leaf, tip.leaf_wilcox_Recipient )

wilcox.test(expression~type, data = RecTHE_root)
#W = 3028, p-value = 0.5113

wilcox.test(expression~type, data = Rec_THE_tip.leaf)
#W = 2775.5, p-value = 0.8298

#correlations between orthogroups which contain both SET/LGT data

corSETr_LGT <- SET_wilcox_root %>% filter(type == "LGT")
corSETtl_LGT <- SET_wilcox_tip.leaf %>% filter(type == "LGT")
cor_SET_LGT <- corSETr_LGT
cor_SET_LGT$average.tip.leaf <- corSETtl_LGT$average.tip.leaf

cor.test(cor_SET_LGT$average.tip.leaf, cor_SET_LGT$average.root, rm.na=TRUE, method = "spearman")
# S = 25816, p-value < 2.2e-16 rho 0.7802559, r2 = 0.6087993

corSETr_SET <- SET_wilcox_root %>% filter(type == "SET")
corSETtl_SET <- SET_wilcox_tip.leaf %>% filter(type == "SET")
cor_SET_SET <- corSETr_SET
cor_SET_SET$average.tip.leaf <- corSETtl_SET$average.tip.leaf

cor.test(cor_SET_SET$average.tip.leaf, cor_SET_SET$average.root, rm.na=TRUE, method = "spearman")
# S = 15809, p-value = 7.503e-12, rho = 0.7111932, r2 = 0.51


#figure 4 boxplots ----
#Quantiles
All_accessions_with_donor <- All_accessions_with_donor %>% select(gene, average.root, average.tip.leaf, donor, accession, orthogroup, type)

#Boxplots ---- 
setwd("~/Desktop/Coding/R/Masters_Project/") #set to the main folder of project
dir.create("./graphs/results4") #create folder for figure 4 results
setwd("~/Desktop/Coding/R/Masters_Project/graphs/results4")


setwd("//studata05/home/BO/Boa18jp/ManW10/Desktop/Masters/071422 work/express/zzzPascal-Antoine express/updated/graphs/results4")

ggplot(All_accessions_with_donor, aes(x = accession, y = average.root, fill = type)) + geom_boxplot()  +ylim(0,4000)
#ggsave("tip.leaf_boxplot_nolim.png", width = 1920, height = 1080, units = c("px"))

ggplot(All_accessions_with_donor, aes(x = type, y = average.tip.leaf, fill = type)) + geom_boxplot()   + ylim(0,250) + 
  xlab("") +ylab("Average tip leaf expression") + scale_fill_discrete(name = "Type of gene")
ggsave("type_tip.leaf_boxplot_250lim.png", width = 1920, height = 1080, units = c("px"))

ggplot(All_accessions_with_donor, aes(x = accession, y = average.root, fill = type)) + geom_boxplot()  
#ggsave("root_boxplot_nolim.png", width = 1920, height = 1080, units = c("px"))

ggplot(All_accessions_with_donor, aes(x = type, y = average.root, fill = type)) + geom_boxplot()+ 
  ylim(0,250) + 
  xlab("") + ylab("Average root expression") + scale_fill_discrete(name = "Type of gene")
ggsave("type_root_boxplot_250lim.png", width = 1920, height = 1080, units = c("px"))


#distance plots prep (Fig 5/6) ---- 

#preparation
#AUS
AUS_SET <- bind_rows(AUS_LGT, AUS_native, AUS_SET_native)
AUS_SET$accession <- "AUS"
AUS_THE <- bind_rows(AUS_LGT, AUS_native, AUS_THE_native)  
AUS_THE$accession <- "AUS"
#Finish off data preparation by filtering to only include genes with the appropriate donor
AUS_SET <- AUS_SET %>% filter(donor == "Cenchrinae")
AUS_THE <- AUS_THE %>% filter(donor == "Andropogoneae")

#ZAM
ZAM_SET <- bind_rows(ZAM_LGT, ZAM_native, ZAM_SET_native)
ZAM_SET$accession <- "ZAM"
ZAM_THE <- bind_rows(ZAM_LGT, ZAM_native, ZAM_THE_native)  
ZAM_THE$accession <- "ZAM"
#Finish off data preparation by filtering to only include genes with the appropriate donor
ZAM_SET <- ZAM_SET %>% filter(donor == "Cenchrinae")
ZAM_THE <- ZAM_THE %>% filter(donor == "Andropogoneae")

#KWT
KWT_SET <- bind_rows(KWT_LGT, KWT_native, KWT_SET_native)
KWT_SET$accession <- "KWT"
KWT_THE <- bind_rows(KWT_LGT, KWT_native, KWT_THE_native)  
KWT_THE$accession <- "KWT"
#Finish off data preparation by filtering to only include genes with the appropriate donor
KWT_SET <- KWT_SET %>% filter(donor == "Cenchrinae")
KWT_THE <- KWT_THE %>% filter(donor == "Andropogoneae")

#merge                    
ALL_SET <- bind_rows(ZAM_SET, KWT_SET, AUS_SET)
SET_LGT <- ALL_SET %>% filter(type == "LGT")
SET_recipient <- ALL_SET %>% filter(type == "Recipient")
SET_donor <- ALL_SET %>% filter(type == "Donor")

#calculations
 

ALL_SET$LGT_recipient_distance <- sqrt((SET_LGT$average.root-SET_recipient$average.root)^2+(SET_LGT$average.tip.leaf-SET_recipient$average.tip.leaf)^2)
ALL_SET$LGT_donor_distance<- sqrt((SET_LGT$average.root-SET_donor$average.root)^2+(SET_LGT$average.tip.leaf-SET_donor$average.tip.leaf)^2)
ALL_SET$donor_recipient_distance <- sqrt((SET_donor$average.root-SET_recipient$average.root)^2+(SET_donor$average.tip.leaf-SET_recipient$average.tip.leaf)^2)

ALL_THE <- bind_rows(ZAM_THE, KWT_THE, AUS_THE)
THE_LGT <- ALL_THE %>% filter(type == "LGT")
THE_recipient <- ALL_THE %>% filter(type == "Recipient")
THE_donor <- ALL_THE %>% filter(type == "Donor")

ALL_THE$LGT_recipient_distance <- sqrt((THE_LGT$average.root-THE_recipient$average.root)^2+(THE_LGT$average.tip.leaf-THE_recipient$average.tip.leaf)^2)
ALL_THE$LGT_donor_distance<- sqrt((THE_LGT$average.root-THE_donor$average.root)^2+(THE_LGT$average.tip.leaf-THE_donor$average.tip.leaf)^2)
ALL_THE$donor_recipient_distance <- sqrt((THE_donor$average.root-THE_recipient$average.root)^2+(THE_donor$average.tip.leaf-THE_recipient$average.tip.leaf)^2)

#Counts for table 
dist_count_orthogroups <- c(1:111)
SET_dist_count <- as.data.frame(dist_count_orthogroups)
SET_dist_count$LGT_recipient_distance <- sqrt((SET_LGT$average.root-SET_recipient$average.root)^2+(SET_LGT$average.tip.leaf-SET_recipient$average.tip.leaf)^2)
SET_dist_count$LGT_donor_distance<- sqrt((SET_LGT$average.root-SET_donor$average.root)^2+(SET_LGT$average.tip.leaf-SET_donor$average.tip.leaf)^2)
SET_dist_count$donor_recipient_distance <- sqrt((SET_donor$average.root-SET_recipient$average.root)^2+(SET_donor$average.tip.leaf-SET_recipient$average.tip.leaf)^2)
SET_dist_count <- na.omit(SET_dist_count)

SET_dist_count_fig5 <- SET_dist_count %>% select(LGT_recipient_distance, LGT_donor_distance, dist_count_orthogroups)
SET_dist_count_fig5$average <- (SET_dist_count_fig5$LGT_recipient_distance+SET_dist_count_fig5$LGT_donor_distance)/2
SET_dist_count_fig5$percent_of_avg_recepient <- (SET_dist_count_fig5$LGT_recipient_distance / (SET_dist_count_fig5$average))*100
SET_dist_count_fig5$percent_of_avg_donor <- (SET_dist_count_fig5$LGT_donor_distance / (SET_dist_count_fig5$average))*100
SET_dist_count_fig5$recep_percent_of_donor <- (SET_dist_count_fig5$LGT_recipient_distance / SET_dist_count_fig5$LGT_donor_distance)*100
SET_dist_count_fig5$donor_percent_of_recep <- (SET_dist_count_fig5$LGT_donor_distance / SET_dist_count_fig5$LGT_recipient_distance)*100

SET_dist_count_fig6 <- SET_dist_count %>% select(LGT_recipient_distance, donor_recipient_distance, dist_count_orthogroups)
SET_dist_count_fig6$average <- (SET_dist_count_fig6$LGT_recipient_distance+SET_dist_count_fig6$donor_recipient_distance)/2
SET_dist_count_fig6$percent_of_avg_LGT <- (SET_dist_count_fig6$LGT_recipient_distance / (SET_dist_count_fig6$average))*100
SET_dist_count_fig6$percent_of_avg_donor <- (SET_dist_count_fig6$donor_recipient_distance / (SET_dist_count_fig6$average))*100
SET_dist_count_fig6$LGT_percent_of_donor <- (SET_dist_count_fig6$LGT_recipient_distance / SET_dist_count_fig6$donor_recipient_distance)*100
SET_dist_count_fig6$donor_percent_of_LGT <- (SET_dist_count_fig6$donor_recipient_distance / SET_dist_count_fig6$LGT_recipient_distance)*100


SET_dist_count %>% count(dist_count_orthogroups) # 74 total counts for SET plots


dist_count_orthogroups <- c(1:62)

THE_dist_count <- as.data.frame(dist_count_orthogroups)
THE_dist_count$LGT_recipient_distance <- sqrt((THE_LGT$average.root-THE_recipient$average.root)^2+(THE_LGT$average.tip.leaf-THE_recipient$average.tip.leaf)^2)
THE_dist_count$LGT_donor_distance<- sqrt((THE_LGT$average.root-THE_donor$average.root)^2+(THE_LGT$average.tip.leaf-THE_donor$average.tip.leaf)^2)
THE_dist_count$donor_recipient_distance <- sqrt((THE_donor$average.root-THE_recipient$average.root)^2+(THE_donor$average.tip.leaf-THE_recipient$average.tip.leaf)^2)
THE_dist_count <- na.omit(THE_dist_count)

THE_dist_count_fig5 <- THE_dist_count %>% select(LGT_recipient_distance, LGT_donor_distance, dist_count_orthogroups)
THE_dist_count_fig5$average <- (THE_dist_count_fig5$LGT_recipient_distance+THE_dist_count_fig5$LGT_donor_distance)/2
THE_dist_count_fig5$percent_of_avg_recepient <- (THE_dist_count_fig5$LGT_recipient_distance / (THE_dist_count_fig5$average))*100
THE_dist_count_fig5$percent_of_avg_donor <- (THE_dist_count_fig5$LGT_donor_distance / (THE_dist_count_fig5$average))*100
THE_dist_count_fig5$recep_percent_of_donor <- (THE_dist_count_fig5$LGT_recipient_distance / THE_dist_count_fig5$LGT_donor_distance)*100
THE_dist_count_fig5$donor_percent_of_recep <- (THE_dist_count_fig5$LGT_donor_distance / THE_dist_count_fig5$LGT_recipient_distance)*100

THE_dist_count %>% count(dist_count_orthogroups) # 35 total counts here 

THE_dist_count_fig6 <- THE_dist_count %>% select(LGT_recipient_distance, donor_recipient_distance, dist_count_orthogroups)
THE_dist_count_fig6$average <- (THE_dist_count_fig6$LGT_recipient_distance+THE_dist_count_fig6$donor_recipient_distance)/2
THE_dist_count_fig6$percent_of_avg_LGT <- (THE_dist_count_fig6$LGT_recipient_distance / (THE_dist_count_fig6$average))*100
THE_dist_count_fig6$percent_of_avg_donor <- (THE_dist_count_fig6$donor_recipient_distance / (THE_dist_count_fig6$average))*100
THE_dist_count_fig6$LGT_percent_of_donor <- (THE_dist_count_fig6$LGT_recipient_distance / THE_dist_count_fig6$donor_recipient_distance)*100
THE_dist_count_fig6$donor_percent_of_LGT <- (THE_dist_count_fig6$donor_recipient_distance / THE_dist_count_fig6$LGT_recipient_distance)*100
                                               

#Figure 5 LGT dist ---- 
setwd("~/Desktop/Coding/R/Masters_Project/") #set to the main folder of project
dir.create("./graphs/results5") #create folder for figure 2 results
setwd("~/Desktop/Coding/R/Masters_Project/graphs/results5")

wilcox.test(SET_dist_count$LGT_recipient_distance, SET_dist_count$LGT_donor_distance, paired = T)
 # V = 1189, p-value = 0.6121

ggplot(ALL_SET, aes(x = LGT_donor_distance, y = LGT_recipient_distance))+ geom_point(size = 2)  +
  xlim(0,600)+ylim(0,600) + geom_segment(x=0,y=0,xend=600,yend=600) + xlab("LGT distance to donor (S. italica)") + 
  ylab("LGT distance to recipient") 
ggsave("SET_distance_LGT.png", width = 1920, height = 1080, units = c("px"))

wilcox.test(THE_dist_count$LGT_recipient_distance, THE_dist_count$LGT_donor_distance, paired = T)
 #V = 255, p-value = 0.3341 

ggplot(ALL_THE, aes(x = LGT_donor_distance, y = LGT_recipient_distance))+ geom_point(size = 2)  +
  xlim(0,600)+ylim(0,600) + geom_segment(x=0,y=0,xend=600,yend=600) + xlab("LGT distance to donor (T. triandra)") + 
  ylab("LGT distance to recipient")  
ggsave("THE_distance_LGT.png", width = 1920, height = 1080, units = c("px"))

#Figure 6 recipient dist ----
setwd("~/Desktop/Coding/R/Masters_Project/") #set to the main folder of project
dir.create("./graphs/results6") #create folder for figure 2 results
setwd("~/Desktop/Coding/R/Masters_Project/graphs/results6")


wilcox.test(SET_dist_count$LGT_recipient_distance, SET_dist_count$donor_recipient_distance, paired = T)
  #V = 1663, p-value = 0.0505

ggplot(ALL_SET, aes(y= LGT_recipient_distance, x = donor_recipient_distance)) + geom_point(size = 2) +
  xlim(0,600)+ylim(0,600)+ geom_segment(x=0,y=0,xend=600,yend=600) + ylab("Recipient distance to LGT") + xlab("Recipient distance to donor (S. italica)")
ggsave("SET_distance_recipient.png", width = 1920, height = 1080, units = c("px"))


wilcox.test(THE_dist_count$LGT_recipient_distance, THE_dist_count$donor_recipient_distance, paired = T)
 #V = 283, p-value = 0.8108

ggplot(ALL_THE, aes(y= LGT_recipient_distance, x = donor_recipient_distance)) + geom_point(size = 2) +
  xlim(0,600)+ylim(0,600)+ geom_segment(x=0,y=0,xend=600,yend=600) + ylab("Recipient distance to LGT") + xlab("Recipient distance to donor (T. triandra)")  
ggsave("THE_distance_recipient.png", width = 1920, height = 1080, units = c("px"))
 
 
